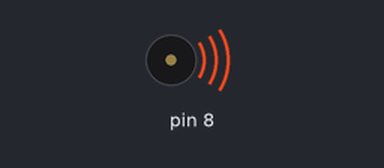
The sketch below on a simulated Arduino Uno, built with avr-gcc and run on an emulated ATmega328P. Parts: buzzer (waves = sounding).

Above: at 0.4 s.
At 22.9 s:
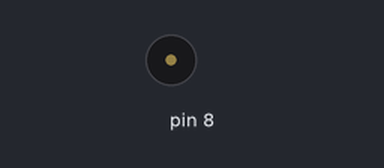
Timing chart, 0 to 24.4 s (numbered marks = the images above):
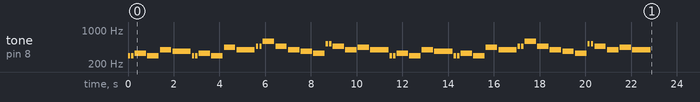

The sketch:

som.ino
```cpp
const float c = 261.63; //Do (Oitava 0)
const float d = 293.66; //Re (Oitava 0)
const float e = 329.63; //Mi (Oitava 0)
const float f = 349.23; //Fa (Oitava 0)
const float fS = 369.99; //Fa# achei na interwebs n confiar
const float g = 392.00; //Sol (Oitava 0)
const float gS = 415.30;  //Sol# (Oitava 0)
const float a = 440.00; //La (Oitava 0)
const float b = 466.16; //La# (Oitava 0)
const float cH = 523.25;   //Do (Oitava 1)
const float cSH = 554.37;  //Do# (Oitava 1)
const float dH = 587.33; //Re (Oitava 1)
const float dSH = 622.25; //Re# (Oitava 1)
const float eH = 659.26; //Mi (Oitava 1)
const float fH = 698.46; //Fa (Oitava 1)
const float fSH = 739.99; //Fa# (Oitava 1)
const float gH = 783.99;  //Sol (Oitava 1)
const float gSH = 830.61; //Sol# (Oitava 1)
const float aH = 880.00; //La (Oitava 1)
void setup() {
  pinMode(8, OUTPUT);

}

void loop() {
  tone(8, d, 100);
  delay(100);
  noTone(8);
  delay(50);
  tone(8, d, 100);
  delay(100);
  noTone(8);
  delay(50);
  tone(8, e, 500);
  delay(500);
  noTone(8);
  delay(50);
  tone(8, d, 500);
  delay(500);
  noTone(8);
  delay(50);
  tone(8, g, 500);
  delay(500);
  noTone(8);
  delay(50);
  tone(8, fS, 800);
  delay(800);
  noTone(8);
  delay(50);
  tone(8, d, 100);
  delay(100);
  noTone(8);
  delay(50);
  tone(8, d, 100);
  delay(100);
  noTone(8);
  delay(50);
  tone(8, e, 500);
  delay(500);
  noTone(8);
  delay(50);
  tone(8, d, 500);
  delay(500);
  noTone(8);
  delay(50);
  tone(8, a, 500);
  delay(500);
  noTone(8);
  delay(50);
  tone(8, g, 800);
  delay(800);
  noTone(8);
  delay(50);
  tone(8, b, 100);
  delay(100);
  noTone(8);
  delay(50);
  tone(8, b, 100);
  delay(100);
  noTone(8);
  delay(50);
  tone(8, dH, 500);
  delay(500);
  noTone(8);
  delay(50);
  tone(8, b, 500);
  delay(500);
  noTone(8);
  delay(50);
  tone(8, g, 500);
  delay(500);
  noTone(8);
  delay(50);
  tone(8, fS, 500);
  delay(500);
  noTone(8);
  delay(50);
  tone(8, e, 500);
  delay(500);
  noTone(8);
  delay(50);
  tone(8, cH, 100);
  delay(100);
  noTone(8);
  delay(50);
  tone(8, cH, 100);
  delay(100);
  noTone(8);
  delay(50);
  tone(8, b, 500);
  delay(500);
  noTone(8);
  delay(50);
  tone(8, g, 500);
  delay(500);
  noTone(8);
  delay(50);
  tone(8, a, 500);
  delay(500);
  noTone(8);
  delay(50);
  //quebra de espaçamento
  tone(8, g, 800);
  delay(800);
  noTone(8);
  delay(50);
  //quebra para repetição
  tone(8, d, 100);
  delay(100);
  noTone(8);
  delay(50);
  tone(8, d, 100);
  delay(100);
  noTone(8);
  delay(50);
  tone(8, e, 500);
  delay(500);
  noTone(8);
  delay(50);
  tone(8, d, 500);
  delay(500);
  noTone(8);
  delay(50);
  tone(8, g, 500);
  delay(500);
  noTone(8);
  delay(50);
  tone(8, fS, 800);
  delay(800);
  noTone(8);
  delay(50);
  tone(8, d, 100);
  delay(100);
  noTone(8);
  delay(50);
  tone(8, d, 100);
  delay(100);
  noTone(8);
  delay(50);
  tone(8, e, 500);
  delay(500);
  noTone(8);
  delay(50);
  tone(8, d, 500);
  delay(500);
  noTone(8);
  delay(50);
  tone(8, a, 500);
  delay(500);
  noTone(8);
  delay(50);
  tone(8, g, 800);
  delay(800);
  noTone(8);
  delay(50);
  tone(8, b, 100);
  delay(100);
  noTone(8);
  delay(50);
  tone(8, b, 100);
  delay(100);
  noTone(8);
  delay(50);
  tone(8, dH, 500);
  delay(500);
  noTone(8);
  delay(50);
  tone(8, b, 500);
  delay(500);
  noTone(8);
  delay(50);
  tone(8, g, 500);
  delay(500);
  noTone(8);
  delay(50);
  tone(8, fS, 500);
  delay(500);
  noTone(8);
  delay(50);
  tone(8, e, 500);
  delay(500);
  noTone(8);
  delay(50);
  tone(8, cH, 100);
  delay(100);
  noTone(8);
  delay(50);
  tone(8, cH, 100);
  delay(100);
  noTone(8);
  delay(50);
  tone(8, b, 500);
  delay(500);
  noTone(8);
  delay(50);
  tone(8, g, 500);
  delay(500);
  noTone(8);
  delay(50);
  tone(8, a, 500);
  delay(500);
  noTone(8);
  delay(50);
  //nota sol solitária
  tone(8, g, 800);
  delay(800);
  noTone(8);
  delay(50);
  delay(1000000000);

}
```

Measured:
- by itself, tone on pin 8: plays 293 Hz for 0.10 s, 293 Hz for 0.10 s, 329 Hz for 0.50 s, 293 Hz for 0.50 s, 392 Hz for 0.50 s, 369 Hz for 0.80 s … (50 notes in this stretch)
